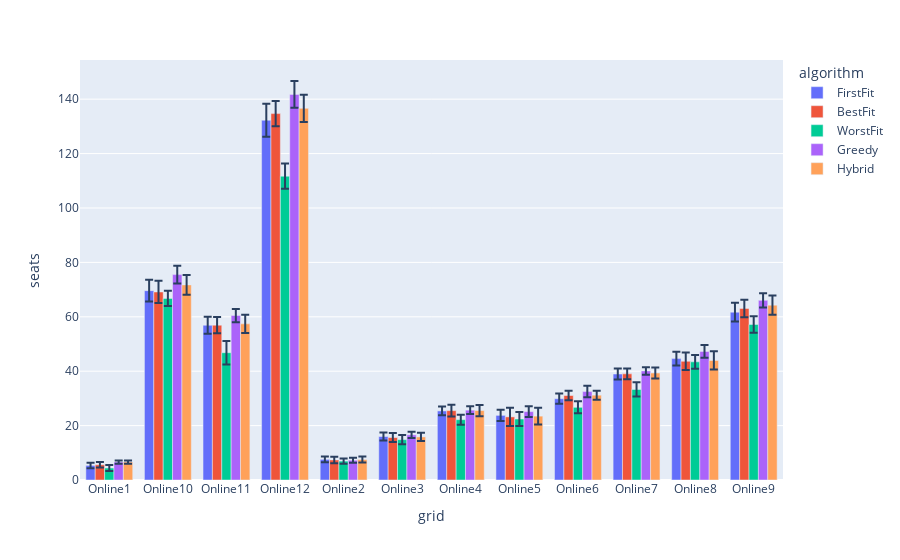

Source (notebook cell):
### Markdown cell above
The mean performance of each algorithm per grid:

### Code cell
bar_mean = px.bar(df_sim_comb, x='grid', color='algorithm', y='seats', barmode='group', error_y='std')
bar_mean.show()

### Figure 1 — Plotly figure (JSON) as saved in the notebook; plotly's stock layout.template omitted (floating-point values rounded to 4 significant figures)
{"data": [{"alignmentgroup": "True", "error_y": {"array": [1.025, 3.98, 3.114, 6.037, 1.032, 1.478, 1.616, 2.076, 1.881, 2.0, 2.547, 3.477]}, "hovertemplate": "algorithm=FirstFit<br>grid=%{x}<br>seats=%{y}<extra></extra>", "legendgroup": "FirstFit", "marker": {"color": "#636efa"}, "name": "FirstFit", "offsetgroup": "FirstFit", "orientation": "v", "showlegend": true, "textposition": "auto", "type": "bar", "x": ["Online1", "Online10", "Online11", "Online12", "Online2", "Online3", "Online4", "Online5", "Online6", "Online7", "Online8", "Online9"], "xaxis": "x", "y": [5.36, 69.6, 56.88, 132.3, 7.58, 15.98, 25.4, 23.76, 29.88, 38.96, 44.62, 61.7], "yaxis": "y"}, {"alignmentgroup": "True", "error_y": {"array": [1.03, 4.084, 2.982, 4.652, 1.225, 1.654, 2.159, 3.32, 1.719, 1.985, 3.244, 3.212]}, "hovertemplate": "algorithm=BestFit<br>grid=%{x}<br>seats=%{y}<extra></extra>", "legendgroup": "BestFit", "marker": {"color": "#EF553B"}, "name": "BestFit", "offsetgroup": "BestFit", "orientation": "v", "showlegend": true, "textposition": "auto", "type": "bar", "x": ["Online1", "Online10", "Online11", "Online12", "Online2", "Online3", "Online4", "Online5", "Online6", "Online7", "Online8", "Online9"], "xaxis": "x", "y": [5.6, 69.12, 56.92, 134.7, 7.36, 15.6, 25.5, 23.2, 31.06, 39.02, 43.64, 63.08], "yaxis": "y"}, {"alignmentgroup": "True", "error_y": {"array": [1.107, 2.789, 4.295, 4.644, 0.9982, 1.73, 1.848, 2.532, 2.204, 2.611, 2.508, 3.028]}, "hovertemplate": "algorithm=WorstFit<br>grid=%{x}<br>seats=%{y}<extra></extra>", "legendgroup": "WorstFit", "marker": {"color": "#00cc96"}, "name": "WorstFit", "offsetgroup": "WorstFit", "orientation": "v", "showlegend": true, "textposition": "auto", "type": "bar", "x": ["Online1", "Online10", "Online11", "Online12", "Online2", "Online3", "Online4", "Online5", "Online6", "Online7", "Online8", "Online9"], "xaxis": "x", "y": [4.4, 66.76, 46.8, 111.7, 6.94, 14.84, 22.18, 22.42, 26.72, 33.28, 43.44, 57.18], "yaxis": "y"}, {"alignmentgroup": "True", "error_y": {"array": [0.6061, 3.284, 2.443, 4.918, 0.8992, 1.143, 1.392, 1.99, 2.112, 1.389, 2.339, 2.634]}, "hovertemplate": "algorithm=Greedy<br>grid=%{x}<br>seats=%{y}<extra></extra>", "legendgroup": "Greedy", "marker": {"color": "#ab63fa"}, "name": "Greedy", "offsetgroup": "Greedy", "orientation": "v", "showlegend": true, "textposition": "auto", "type": "bar", "x": ["Online1", "Online10", "Online11", "Online12", "Online2", "Online3", "Online4", "Online5", "Online6", "Online7", "Online8", "Online9"], "xaxis": "x", "y": [6.6, 75.5, 60.46, 141.8, 7.26, 16.6, 25.68, 25.14, 32.5, 40.1, 47.28, 66.04], "yaxis": "y"}, {"alignmentgroup": "True", "error_y": {"array": [0.6061, 3.626, 3.387, 4.993, 1.092, 1.49, 2.072, 3.112, 1.674, 1.994, 3.347, 3.546]}, "hovertemplate": "algorithm=Hybrid<br>grid=%{x}<br>seats=%{y}<extra></extra>", "legendgroup": "Hybrid", "marker": {"color": "#FFA15A"}, "name": "Hybrid", "offsetgroup": "Hybrid", "orientation": "v", "showlegend": true, "textposition": "auto", "type": "bar", "x": ["Online1", "Online10", "Online11", "Online12", "Online2", "Online3", "Online4", "Online5", "Online6", "Online7", "Online8", "Online9"], "xaxis": "x", "y": [6.6, 71.72, 57.4, 136.6, 7.52, 15.84, 25.54, 23.48, 31.18, 39.32, 43.94, 64.28], "yaxis": "y"}], "layout": {"barmode": "group", "legend": {"title": {"text": "algorithm"}, "tracegroupgap": 0}, "margin": {"t": 60}, "xaxis": {"anchor": "y", "domain": [0, 1], "title": {"text": "grid"}}, "yaxis": {"anchor": "x", "domain": [0, 1], "title": {"text": "seats"}}}}
